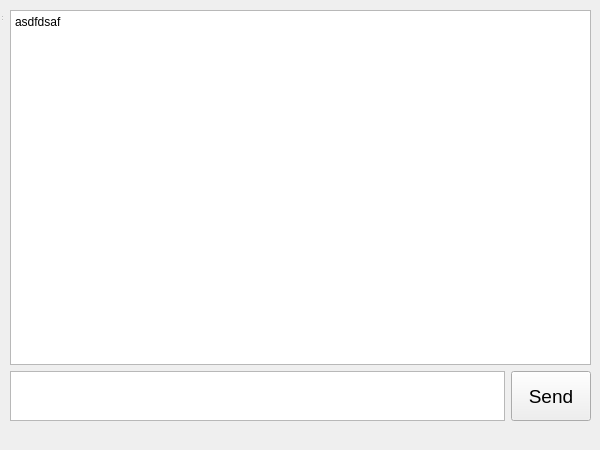
<?xml version="1.0" encoding="UTF-8"?>
<ui version="4.0">
 <class>ClientWindow</class>
 <widget class="QWidget" name="ClientWindow">
  <property name="geometry">
   <rect>
    <x>0</x>
    <y>0</y>
    <width>600</width>
    <height>450</height>
   </rect>
  </property>
  <property name="sizePolicy">
   <sizepolicy hsizetype="Preferred" vsizetype="Preferred">
    <horstretch>0</horstretch>
    <verstretch>0</verstretch>
   </sizepolicy>
  </property>
  <property name="minimumSize">
   <size>
    <width>0</width>
    <height>0</height>
   </size>
  </property>
  <property name="windowTitle">
   <string>ClientWindow</string>
  </property>
  <widget class="QWidget" name="centralwidget" native="true">
   <property name="geometry">
    <rect>
     <x>0</x>
     <y>0</y>
     <width>601</width>
     <height>431</height>
    </rect>
   </property>
   <widget class="QWidget" name="verticalLayoutWidget">
    <property name="geometry">
     <rect>
      <x>10</x>
      <y>10</y>
      <width>581</width>
      <height>411</height>
     </rect>
    </property>
    <layout class="QVBoxLayout" name="verticalLayout">
     <item>
      <widget class="QTextEdit" name="textEdit_chat">
       <property name="enabled">
        <bool>true</bool>
       </property>
       <property name="readOnly">
        <bool>true</bool>
       </property>
       <property name="html">
        <string>&lt;!DOCTYPE HTML PUBLIC &quot;-//W3C//DTD HTML 4.0//EN&quot; &quot;http://www.w3.org/TR/REC-html40/strict.dtd&quot;&gt;
&lt;html&gt;&lt;head&gt;&lt;meta name=&quot;qrichtext&quot; content=&quot;1&quot; /&gt;&lt;meta charset=&quot;utf-8&quot; /&gt;&lt;style type=&quot;text/css&quot;&gt;
p, li { white-space: pre-wrap; }
hr { height: 1px; border-width: 0; }
li.unchecked::marker { content: &quot;\2610&quot;; }
li.checked::marker { content: &quot;\2612&quot;; }
&lt;/style&gt;&lt;/head&gt;&lt;body style=&quot; font-family:'Segoe UI'; font-size:9pt; font-weight:400; font-style:normal;&quot;&gt;
&lt;p style=&quot; margin-top:0px; margin-bottom:0px; margin-left:0px; margin-right:0px; -qt-block-indent:0; text-indent:0px;&quot;&gt;asdfdsaf&lt;/p&gt;&lt;/body&gt;&lt;/html&gt;</string>
       </property>
      </widget>
     </item>
     <item>
      <layout class="QHBoxLayout" name="horizontalLayout">
       <item>
        <widget class="QPlainTextEdit" name="plainTextEdit">
         <property name="enabled">
          <bool>true</bool>
         </property>
         <property name="sizePolicy">
          <sizepolicy hsizetype="Expanding" vsizetype="Maximum">
           <horstretch>0</horstretch>
           <verstretch>0</verstretch>
          </sizepolicy>
         </property>
         <property name="minimumSize">
          <size>
           <width>0</width>
           <height>50</height>
          </size>
         </property>
         <property name="baseSize">
          <size>
           <width>0</width>
           <height>0</height>
          </size>
         </property>
        </widget>
       </item>
       <item>
        <widget class="QPushButton" name="button_send">
         <property name="enabled">
          <bool>true</bool>
         </property>
         <property name="sizePolicy">
          <sizepolicy hsizetype="Fixed" vsizetype="Fixed">
           <horstretch>200</horstretch>
           <verstretch>200</verstretch>
          </sizepolicy>
         </property>
         <property name="minimumSize">
          <size>
           <width>50</width>
           <height>50</height>
          </size>
         </property>
         <property name="baseSize">
          <size>
           <width>0</width>
           <height>0</height>
          </size>
         </property>
         <property name="font">
          <font>
           <family>Tahoma</family>
           <pointsize>14</pointsize>
          </font>
         </property>
         <property name="text">
          <string>Send</string>
         </property>
        </widget>
       </item>
      </layout>
     </item>
    </layout>
   </widget>
  </widget>
  <widget class="QStatusBar" name="statusbar">
   <property name="geometry">
    <rect>
     <x>0</x>
     <y>0</y>
     <width>3</width>
     <height>22</height>
    </rect>
   </property>
  </widget>
 </widget>
 <resources/>
 <connections/>
</ui>
